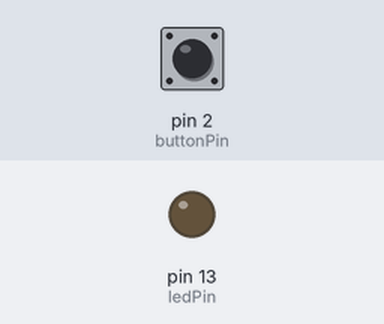
Bench run of a sketch on a simulated Arduino Leonardo, built with avr-gcc and run on an emulated ATmega32U4. Parts: output pins drawn as LEDs (lit = HIGH). Dashed ring = blinking. The inputs (shaded band) are chosen by the test bench; at power-on: pin 2 (buttonPin) LOW. What the sketch prints to the serial monitor is not drawn.

Above: at 1.2 s.
1.3 s: pin 2 (buttonPin) pulled HIGH for 1 s
At 2.1 s:
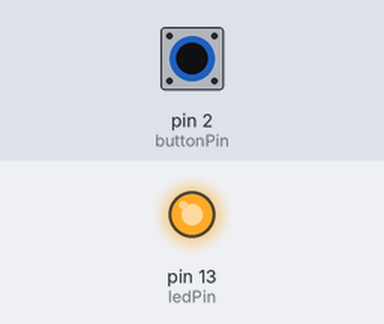
3.8 s: pin 2 (buttonPin) pulled HIGH for 3.2 s
At 7.8 s:
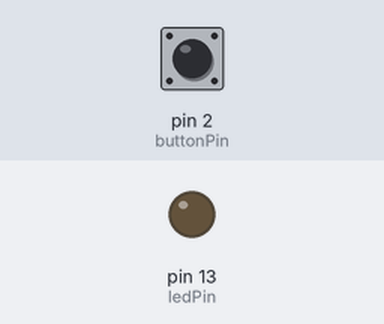
8.5 s: pin 2 (buttonPin) pulsed HIGH 5 times (0.12 s each, 0.3 s apart)
At 8.61 s:
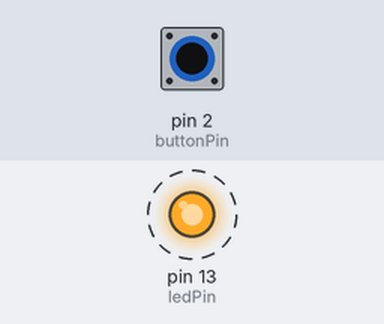
Timing chart, 0 to 11.5 s (numbered marks = the images above; inputs shaded):
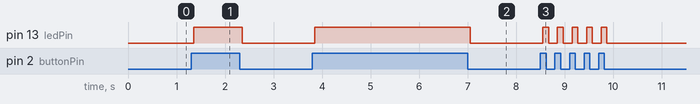

The sketch:

trigger_serial.ino
```cpp
/*
 Debounce
 Each time the input pin goes from LOW to HIGH (e.g. because of a push-button
 press), the output pin is toggled from LOW to HIGH or HIGH to LOW.  There's
 a minimum delay between toggles to debounce the circuit (i.e. to ignore
 noise).

 The circuit:
 * LED attached from pin 13 to ground
 * pushbutton attached from pin 2 to +5V
 * 10K resistor attached from pin 2 to ground

 * Note: On most Arduino boards, there is already an LED on the board
 connected to pin 13, so you don't need any extra components for this example.

 http://www.arduino.cc/en/Tutorial/Debounce
 */


// set pin numbers:
const int buttonPin = 2;     // the number of the pushbutton pin
const int ledPin =  13;      // the number of the LED pin

int ledState = HIGH;         // the current state of the output pin
int buttonState;             // the current reading from the input pin
bool lastButtonState = LOW;   // the previous reading from the input pin

// the following variables are long's because the time, measured in miliseconds,
// will quickly become a bigger number than can be stored in an int.
long lastDebounceTime = 0;  // the last time the output pin was toggled
long debounceDelay = 50;    // the debounce time; increase if the output flickers

void setup() {
  pinMode(buttonPin, INPUT);
  pinMode(ledPin, OUTPUT);

  Serial.begin(9600);
  while (!Serial) {
    ; // wait for serial port to connect. Needed for Leonardo only
  }
  Serial.println("serial_started");
}

void loop() {

  // read the state of the switch into a local variable:
  int reading = digitalRead(buttonPin);

  // check to see if you just pressed the button
  // (i.e. the input went from LOW to HIGH),  and you've waited
  // long enough since the last press to ignore any noise:

  // If the switch changed, due to noise or pressing:
  if (reading != lastButtonState) {
    // reset the debouncing timer
    lastDebounceTime = millis();
  }

  if ((millis() - lastDebounceTime) > debounceDelay) {
    // whatever the reading is at, it's been there for longer
    // than the debounce delay, so take it as the actual current state:
    buttonState = reading;

    Serial.println("next");
  }

  if ( millis() < lastDebounceTime + 300 ){
    // set the LED using the state of the button:
    digitalWrite(ledPin, buttonState);
  }

  // save the reading.  Next time through the loop,
  // it'll be the lastButtonState:
  lastButtonState = reading;

}
```

Measured:
- after the input at 1.3 s, pin 13 (ledPin): LOW → HIGH after 0.05 s, → LOW 1.0 s later
- after the input at 3.8 s, pin 13 (ledPin): LOW → HIGH after 0.05 s, → LOW 3.2 s later
- after the input at 8.5 s, pin 13 (ledPin): alternates HIGH for 0.12 s and LOW for 0.18 s, 10 changes in all, then stays LOW, starting after 0.05 s
